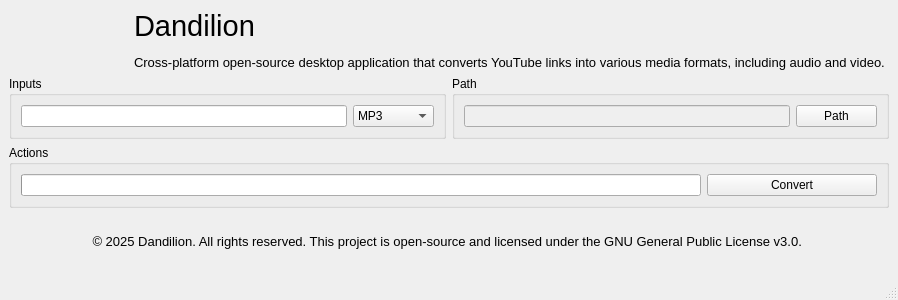
<?xml version="1.0" encoding="UTF-8"?>
<ui version="4.0">
 <author>AmbitiousFlow</author>
 <class>MainWindow</class>
 <widget class="QMainWindow" name="MainWindow">
  <property name="enabled">
   <bool>true</bool>
  </property>
  <property name="geometry">
   <rect>
    <x>0</x>
    <y>0</y>
    <width>898</width>
    <height>300</height>
   </rect>
  </property>
  <property name="windowTitle">
   <string>Dandilion</string>
  </property>
  <property name="windowIcon">
   <iconset resource="../resources/assets.qrc">
    <normaloff>:/icons/assets/icons8-dandelion-100.png</normaloff>:/icons/assets/icons8-dandelion-100.png</iconset>
  </property>
  <property name="iconSize">
   <size>
    <width>10</width>
    <height>10</height>
   </size>
  </property>
  <property name="animated">
   <bool>true</bool>
  </property>
  <property name="tabShape">
   <enum>QTabWidget::TabShape::Rounded</enum>
  </property>
  <widget class="QWidget" name="MainLayout">
   <layout class="QGridLayout" name="gridLayout_2">
    <item row="8" column="0">
     <widget class="QLabel" name="FooterLabelWidget">
      <property name="text">
       <string>&lt;html&gt;&lt;head/&gt;&lt;body&gt;&lt;p align=&quot;center&quot;&gt;&lt;span style=&quot; font-size:10pt;&quot;&gt;© 2025 Dandilion. All rights reserved. This project is open-source and licensed under the GNU General Public License v3.0. &lt;/span&gt;&lt;/p&gt;&lt;/body&gt;&lt;/html&gt;</string>
      </property>
     </widget>
    </item>
    <item row="6" column="0">
     <widget class="QGroupBox" name="ActionsGroupBox">
      <property name="title">
       <string>Actions</string>
      </property>
      <layout class="QGridLayout" name="gridLayout_5">
       <item row="1" column="0">
        <widget class="QProgressBar" name="DownloadProgress">
         <property name="sizePolicy">
          <sizepolicy hsizetype="Expanding" vsizetype="Fixed">
           <horstretch>4</horstretch>
           <verstretch>0</verstretch>
          </sizepolicy>
         </property>
         <property name="value">
          <number>0</number>
         </property>
         <property name="textVisible">
          <bool>false</bool>
         </property>
         <property name="orientation">
          <enum>Qt::Orientation::Horizontal</enum>
         </property>
         <property name="textDirection">
          <enum>QProgressBar::Direction::TopToBottom</enum>
         </property>
        </widget>
       </item>
       <item row="1" column="1">
        <widget class="QPushButton" name="ConvertButton">
         <property name="sizePolicy">
          <sizepolicy hsizetype="Minimum" vsizetype="Fixed">
           <horstretch>1</horstretch>
           <verstretch>0</verstretch>
          </sizepolicy>
         </property>
         <property name="text">
          <string>Convert</string>
         </property>
        </widget>
       </item>
      </layout>
     </widget>
    </item>
    <item row="1" column="0">
     <layout class="QHBoxLayout" name="horizontalLayout">
      <item>
       <widget class="QGroupBox" name="DataGroupBox">
        <property name="title">
         <string>Inputs</string>
        </property>
        <layout class="QGridLayout" name="gridLayout">
         <item row="0" column="1">
          <widget class="QLineEdit" name="UrlTextInput">
           <property name="sizePolicy">
            <sizepolicy hsizetype="Expanding" vsizetype="Fixed">
             <horstretch>4</horstretch>
             <verstretch>0</verstretch>
            </sizepolicy>
           </property>
          </widget>
         </item>
         <item row="0" column="2">
          <widget class="QComboBox" name="MediaTypeComboBox">
           <property name="sizePolicy">
            <sizepolicy hsizetype="Preferred" vsizetype="Fixed">
             <horstretch>1</horstretch>
             <verstretch>0</verstretch>
            </sizepolicy>
           </property>
           <item>
            <property name="text">
             <string>MP3</string>
            </property>
           </item>
           <item>
            <property name="text">
             <string>MP4</string>
            </property>
           </item>
          </widget>
         </item>
        </layout>
       </widget>
      </item>
      <item>
       <widget class="QGroupBox" name="PathOptionGroupBox">
        <property name="title">
         <string>Path</string>
        </property>
        <layout class="QGridLayout" name="gridLayout_6">
         <item row="0" column="1">
          <widget class="QPushButton" name="PathButton">
           <property name="sizePolicy">
            <sizepolicy hsizetype="Minimum" vsizetype="Fixed">
             <horstretch>1</horstretch>
             <verstretch>0</verstretch>
            </sizepolicy>
           </property>
           <property name="text">
            <string>Path</string>
           </property>
          </widget>
         </item>
         <item row="0" column="0">
          <widget class="QLineEdit" name="PathLineEdit">
           <property name="enabled">
            <bool>false</bool>
           </property>
           <property name="sizePolicy">
            <sizepolicy hsizetype="Expanding" vsizetype="Fixed">
             <horstretch>4</horstretch>
             <verstretch>0</verstretch>
            </sizepolicy>
           </property>
          </widget>
         </item>
        </layout>
       </widget>
      </item>
     </layout>
    </item>
    <item row="0" column="0">
     <layout class="QGridLayout" name="TopLayout">
      <item row="0" column="1" colspan="2">
       <widget class="QLabel" name="Title">
        <property name="font">
         <font>
          <family>Segoe UI Historic</family>
          <pointsize>10</pointsize>
         </font>
        </property>
        <property name="text">
         <string>&lt;html&gt;&lt;head/&gt;&lt;body&gt;&lt;p&gt;&lt;span style=&quot; font-size:22pt;&quot;&gt;Dandilion&lt;/span&gt;&lt;/p&gt;&lt;p&gt;Cross-platform open-source desktop application that converts YouTube links into various media formats, including audio and video. &lt;/p&gt;&lt;/body&gt;&lt;/html&gt;</string>
        </property>
       </widget>
      </item>
      <item row="0" column="0">
       <layout class="QGridLayout" name="gridLayout_7">
        <item row="0" column="0">
         <widget class="QLabel" name="label">
          <property name="text">
           <string>&lt;html&gt;&lt;head/&gt;&lt;body&gt;&lt;p&gt;&lt;img src=&quot;:/icons/assets/icons8-dandelion-100.png&quot;/&gt;&lt;/p&gt;&lt;/body&gt;&lt;/html&gt;</string>
          </property>
         </widget>
        </item>
       </layout>
      </item>
     </layout>
    </item>
   </layout>
  </widget>
  <widget class="QStatusBar" name="statusbar"/>
  <action name="actionAbout">
   <property name="icon">
    <iconset theme="QIcon::ThemeIcon::HelpFaq"/>
   </property>
   <property name="text">
    <string>About</string>
   </property>
  </action>
 </widget>
 <resources>
  <include location="../resources/assets.qrc"/>
 </resources>
 <connections/>
</ui>
